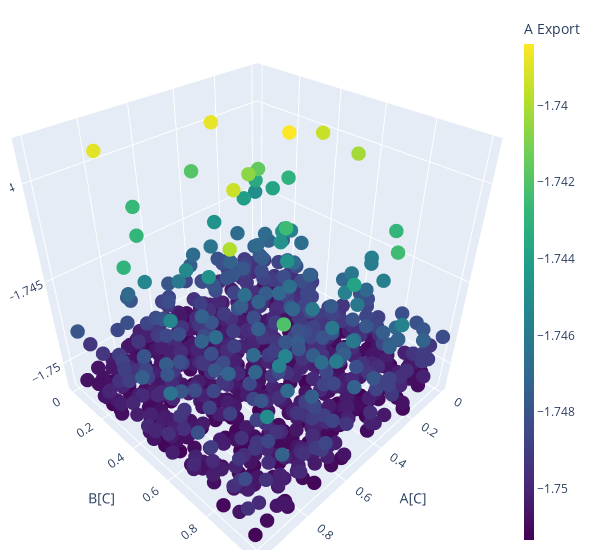

The cell this chart's notebook holds for it:
### Code cell
fig = go.Figure(data=[go.Scatter3d(x=DF_2_A["A"], y=DF_2_A["B"],z=DF_2_A["A_Export"],mode='markers',
                                       marker=dict(
        size=5,
        color=DF_2_A["A_Export"],                # set color to an array/list of desired values
        colorscale='Viridis',   # choose a colorscale
        opacity=1,
        colorbar=dict(thickness=10,title="A Export")),
)])
fig.update_layout(scene = dict(
                    xaxis_title='A[C]',
                    yaxis_title='B[C]',
                    zaxis_title='A Export'),
                    width=600,
                    margin=dict(r=20, b=10, l=10, t=10))

fig.show()

### Figure 1 — Plotly figure (JSON) as saved in the notebook; plotly's stock layout.template omitted (floating-point values rounded to 4 significant figures; data arrays with more than 128 entries replaced by an {"elided": "..."} marker saying what was removed)
{"data": [{"marker": {"color": {"elided": "1000 float values"}, "colorbar": {"thickness": 10, "title": {"text": "A Export"}}, "colorscale": [[0, "#440154"], [0.1111, "#482878"], [0.2222, "#3e4989"], [0.3333, "#31688e"], [0.4444, "#26828e"], [0.5556, "#1f9e89"], [0.6667, "#35b779"], [0.7778, "#6ece58"], [0.8889, "#b5de2b"], [1, "#fde725"]], "opacity": 1, "size": 5}, "mode": "markers", "type": "scatter3d", "x": {"elided": "1000 float values"}, "y": {"elided": "1000 float values"}, "z": {"elided": "1000 float values"}}], "layout": {"margin": {"b": 10, "l": 10, "r": 20, "t": 10}, "scene": {"xaxis": {"title": {"text": "A[C]"}}, "yaxis": {"title": {"text": "B[C]"}}, "zaxis": {"title": {"text": "A Export"}}}, "width": 600}}
